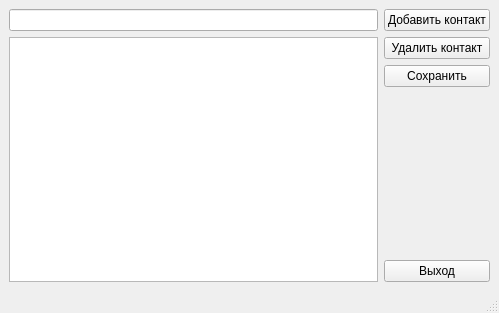
<?xml version="1.0" encoding="UTF-8"?>
<ui version="4.0">
 <class>MainWindow</class>
 <widget class="QMainWindow" name="MainWindow">
  <property name="geometry">
   <rect>
    <x>0</x>
    <y>0</y>
    <width>499</width>
    <height>313</height>
   </rect>
  </property>
  <property name="sizePolicy">
   <sizepolicy hsizetype="MinimumExpanding" vsizetype="Preferred">
    <horstretch>0</horstretch>
    <verstretch>0</verstretch>
   </sizepolicy>
  </property>
  <property name="windowTitle">
   <string>MainWindow</string>
  </property>
  <widget class="QWidget" name="centralwidget">
   <layout class="QGridLayout" name="gridLayout">
    <item row="0" column="0">
     <layout class="QHBoxLayout" name="horizontalLayout">
      <item>
       <layout class="QVBoxLayout" name="verticalLayout_2">
        <item>
         <widget class="QLineEdit" name="le_filtr"/>
        </item>
        <item>
         <widget class="QTableView" name="tableView"/>
        </item>
       </layout>
      </item>
      <item>
       <layout class="QVBoxLayout" name="verticalLayout">
        <item>
         <widget class="QPushButton" name="btn_addContact">
          <property name="text">
           <string>Добавить контакт</string>
          </property>
         </widget>
        </item>
        <item>
         <widget class="QPushButton" name="btn_removeContact">
          <property name="text">
           <string>Удалить контакт</string>
          </property>
         </widget>
        </item>
        <item>
         <widget class="QPushButton" name="btn_save">
          <property name="text">
           <string>Сохранить</string>
          </property>
         </widget>
        </item>
        <item>
         <spacer name="verticalSpacer">
          <property name="orientation">
           <enum>Qt::Vertical</enum>
          </property>
          <property name="sizeHint" stdset="0">
           <size>
            <width>20</width>
            <height>40</height>
           </size>
          </property>
         </spacer>
        </item>
        <item>
         <widget class="QPushButton" name="btn_exit">
          <property name="text">
           <string>Выход</string>
          </property>
         </widget>
        </item>
       </layout>
      </item>
     </layout>
    </item>
   </layout>
  </widget>
  <widget class="QMenuBar" name="menubar">
   <property name="geometry">
    <rect>
     <x>0</x>
     <y>0</y>
     <width>499</width>
     <height>21</height>
    </rect>
   </property>
  </widget>
  <widget class="QStatusBar" name="statusbar"/>
 </widget>
 <resources/>
 <connections/>
</ui>
